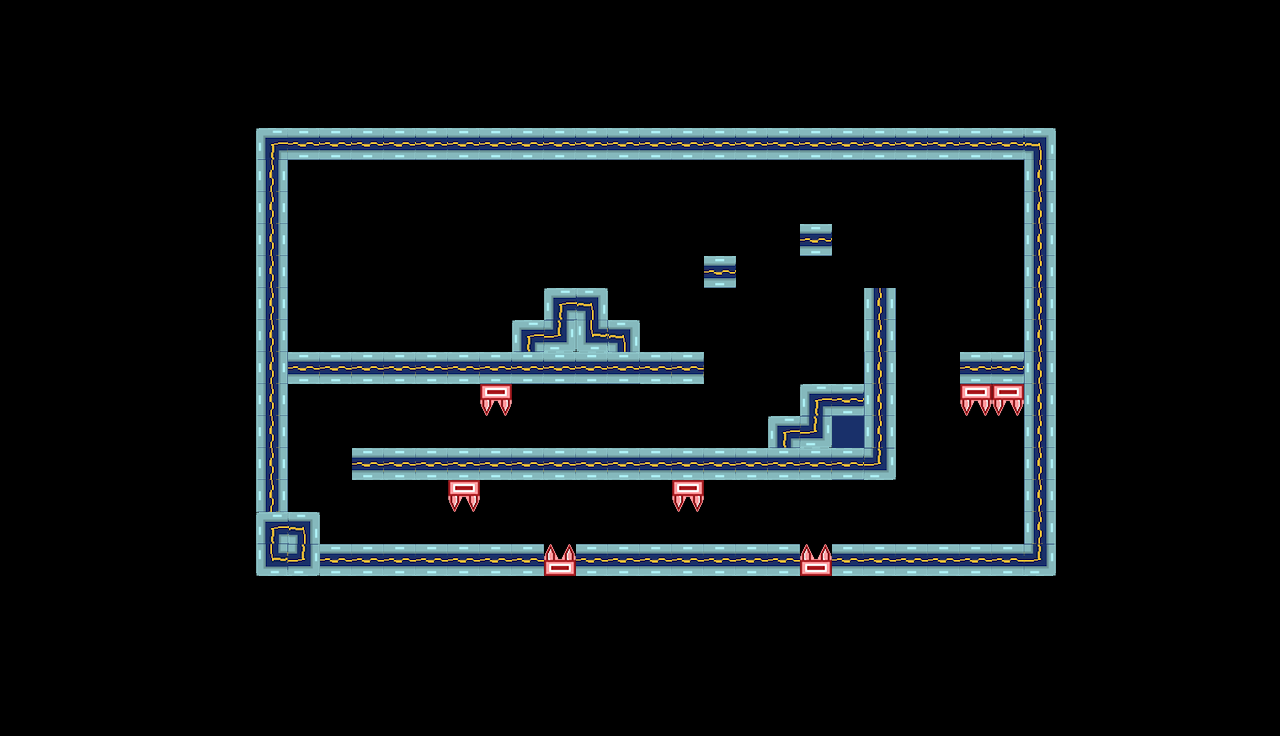

Below is a game level as drawn by its tile map, then a one-line description and the .tmx that defines it (tile-layer data replaced by summaries):
An orthogonal 40x23 tile map with 32x32 px tiles, 2 tile layers (background, platforms) and 7 objects (PlayerStart1, PlayerStart2, Block, Exit, Trampoline, ...).

<map version="1.0" tiledversion="2017.07.25" orientation="orthogonal" renderorder="right-down" width="40" height="23" tilewidth="32" tileheight="32" nextobjectid="36">
 <properties>
  <property name="Back" value="back5" />
  <property name="Title" value="Test Level One" />
 </properties>
 <tileset firstgid="1" source="tileset.tsx" />
 <layer name="background" width="40" height="23">
  <data>[920 cells, 0 non-empty, 0 distinct tile ids]</data>
 </layer>
 <layer name="platforms" width="40" height="23">
  <data>[920 cells, 130 non-empty, 12 distinct tile ids]</data>
 </layer>
 <objectgroup name="objects">
  <object id="4" name="P1" type="PlayerStart1" x="896" y="448" width="60" height="77" />
  <object id="5" name="P2" type="PlayerStart2" x="544" y="384" width="47" height="44" />
  <object id="14" name="block3" type="Block" x="-64" y="352" width="32" height="32" />
  <object id="16" name="exit" type="Exit" x="960" y="480" width="64" height="64" />
  <object id="28" name="Tramp1" type="Trampoline" x="-128" y="480" width="48" height="48">
   <properties>
    <property name="static" type="bool" value="true" />
   </properties>
  </object>
  <object id="34" name="switch1" type="Switch" x="-128" y="256" width="48" height="48">
   <properties>
    <property name="startOn" type="bool" value="false" />
    <property name="toggle" type="bool" value="true" />
    <property name="visible" type="bool" value="true" />
   </properties>
  </object>
  <object id="35" name="fan1" type="Fan" x="-256" y="96" width="32" height="32">
   <properties>
    <property name="dir" type="int" value="1" />
    <property name="power" type="int" value="500" />
    <property name="startOn" type="bool" value="false" />
    <property name="switches" value="switch1" />
   </properties>
  </object>
 </objectgroup>
</map>
